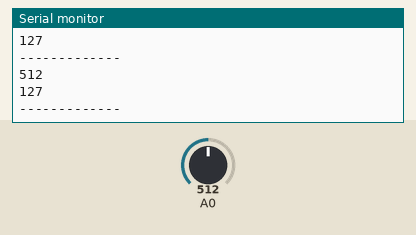
A sketch run on a simulated Arduino Uno, built with avr-gcc and run on an emulated ATmega328P. Shown: the last lines printed to the serial monitor. Inputs (shaded band) come from the test bench; at power-on: A0 = 512.

Above: at 1.2 s.
1.3 s: A0 set to 716
At 1.31 s:
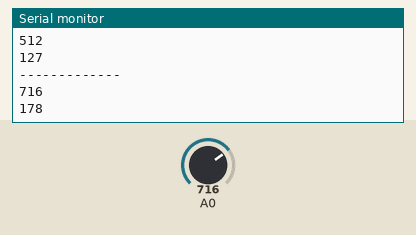
2.8 s: A0 set to 900
At 2.82 s:
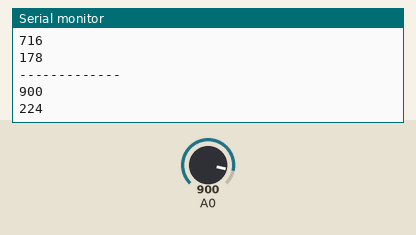
Timing chart, 0 to 5.8 s (numbered marks = the images above; inputs shaded):
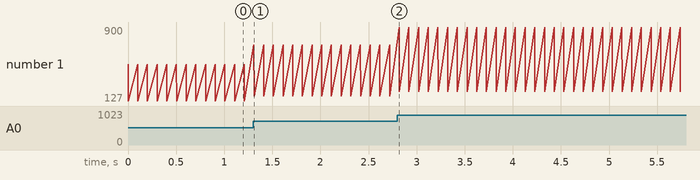

The sketch:

pressure.ino
```cpp
void setup() {
  Serial.begin(115200);
  pinMode(A0, INPUT_PULLUP);
}

void loop() {
  int fsr_value = analogRead(A0); // 讀取FSR
  int led_value = map(fsr_value, 0, 1023, 0, 255); // 從0~1023映射到0~255
  Serial.println(fsr_value);
  Serial.println(led_value);
  Serial.println("-------------");
  delay(100);

}
```

Measured:
- after the input at 1.3 s, the serial monitor: prints a new line at once (image 1)
- after the input at 2.8 s, the serial monitor: prints a new line at once (image 2)
- plotted number 1: 127 → 178 after the input at 1.3 s, 178 → 224 after the input at 2.8 s
